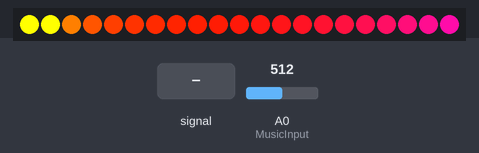
The sketch below on a simulated Arduino Uno, built with avr-gcc and run on an emulated ATmega328P. Parts: 21 RGB LEDs in strip order, left to right. The test bench sets the inputs (shaded band); at power-on: A0 (MusicInput) = 512.

Above: at 1.2 s.
1.3 s: A0 (MusicInput) fed a 200 Hz sine of ±81 counts around its level
At 1.79 s:
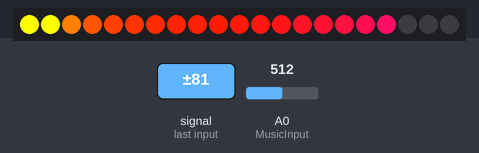
4.1 s: A0 (MusicInput) set to 0
At 5.7 s:
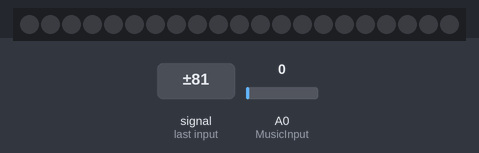
6.4 s: A0 (MusicInput) set to 20
7.9 s: A0 (MusicInput) set to 26
9.4 s: A0 (MusicInput) set to 66
At 9.8 s:
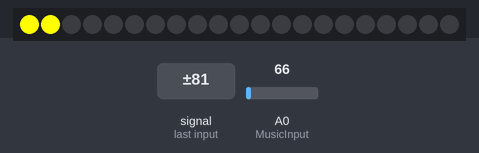
10.9 s: A0 (MusicInput) set to 80
Timing chart, 0 to 13.4 s (numbered marks = the images above; inputs shaded):
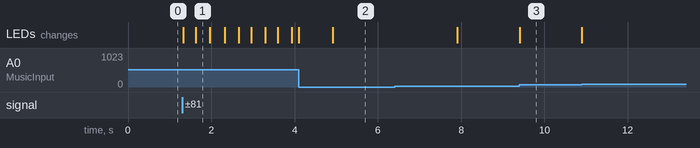

Measured:
- after the input at 1.3 s, the LEDs: first change at once (image 1 shows a later state)
- after the input at 4.1 s, the LEDs: change after 0.82 s (image 2)
- after the input at 6.4 s, every drawn part: stays the same
- after the input at 9.4 s, the LEDs: change at once (image 3)

The sketch:

monoChannel.ino
```cpp
#include <Adafruit_NeoPixel.h>

int MusicInput = A0; //Input pin for the music
int LedOutput = 4; //Pin where the RGB-Strip is connected to
int NumberOfPixels = 21; //Number of pixels connected to the arduino
int CyclesToOff = 50; //Cycles until leds turn off if no music is played
int MaxInputValue = 500; //Play with this value

Adafruit_NeoPixel strip(NumberOfPixels, LedOutput, NEO_GRB + NEO_KHZ800);

void setup() {
  Serial.begin(9600);
  pinMode(MusicInput, INPUT);
  analogReference(INTERNAL); //Set the input voltage to 1v instead of 5v
  strip.begin();
  strip.show();
}


int OffCount = 0;
void effect1(){
  int input = analogRead(MusicInput);
  int mappedinput = map(input, 0, MaxInputValue, 0, NumberOfPixels);

  if(mappedinput == 0)
  {
    OffCount++;
    if(OffCount > CyclesToOff)
    {
      OffCount = 0;
      for (int i = 0 ; i < NumberOfPixels; i++)
      {
        strip.setPixelColor(i, 0, 0, 0);
      }
    }
  }

  for(int i = mappedinput == 0 ? NumberOfPixels : mappedinput ; i< NumberOfPixels; i++)
  {
    strip.setPixelColor(i, 0,0,0);
  }

  for (int i = 0 ; i < mappedinput; i++)
  {
    int blue = 0;
    if(i>7){
      blue = (i-7)*(i-7);
    }
    strip.setPixelColor(i, 255, 255/i, blue);
  }
  strip.show();
  delay(15); //little delay at the end
}

void loop()
{
  effect1();
}
```
